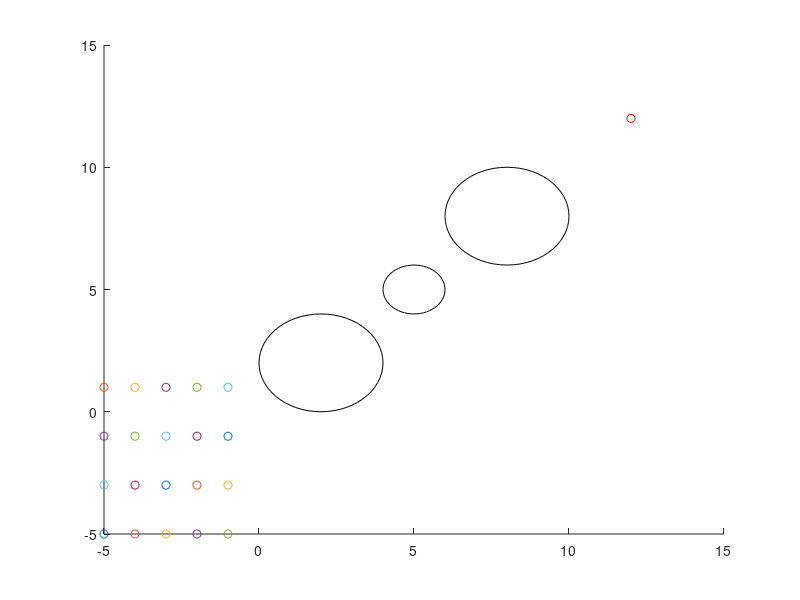

Write MATLAB code to recreate this figure. (Note: this script raises an error after producing the figure.)
%% -- Main Call ---
close all;
clear all;
clc;

% Parameters
a_m = 1;   % Amplitude of the move-to-goal force; affects the strength of the attraction towards the goal
b_m = 3;   % Distance at which the move-to-goal force starts to diminish; beyond this distance, the force remains constant

a_0 = 1;   % Amplitude of the avoid-obstacle force; affects the strength of the repulsion from the obstacles
b_0 = 7;   % Distance at which the avoid-obstacle force starts to diminish; beyond this distance, the force is zero
b_f = 2;   % Distance at which the avoid-obstacle force reaches its maximum value; below this distance, the force is zero

a_f = 1;   % Amplitude of the follow-wall force; affects the strength of the attraction towards the wall when wall-following behavior is active

movement_speed = 0.05;

% Robot positions
robot_positions = [
    -5, -5;
    -4, -5;
    -3, -5;
    -2, -5;
    -1, -5;
    -5, -3;
    -4, -3;
    -3, -3;
    -2, -3;
    -1, -3;
    -5, -1;
    -4, -1;
    -3, -1;
    -2, -1;
    -1, -1;
    -5,  1;
    -4,  1;
    -3,  1;
    -2,  1;
    -1,  1;
    ];
num_robots = size(robot_positions, 1);
x_i = robot_positions(:, 1);
y_i = robot_positions(:, 2);
agent_colors = lines(num_robots);

% Goal positions
x_t = 12;
y_t = 12;

% Obstacles (x_o, y_o, radius)
obstacles = [
    2, 2, 2;
    5, 5, 1;
    8, 8, 2
    ];

% Simulation steps
steps = 1200;

% Initialize plot
figure;
hold on;
xlim([-5, 15]);
ylim([-5, 15]);
plot_handles = zeros(num_robots, 1);
for i = 1:num_robots
    plot_handles(i) = plot(x_i(i), y_i(i), 'o', 'Color', agent_colors(i, :));
end
plot(x_t, y_t, 'ro');
for obs = obstacles'
    rectangle('Position', [obs(1) - obs(3), obs(2) - obs(3), obs(3) * 2, obs(3) * 2], 'Curvature', 1);
end


%% --- Movement Loop ---
for step = 1:steps
    for i = 1:num_robots
        % Calculate move_to_goal vector for each robot
        V_move_to_goal = move_to_goal_vector(x_i(i), y_i(i), x_t, y_t);

        % Calculate nearest obstacle and distance
        [x_o, y_o, d_0] = nearest_obstacle(x_i(i), y_i(i), obstacles);

        % Calculate avoid_obstacle vector for each robot
        V_avoid_obstacle = avoid_obstacle_vector(x_i(i), y_i(i), x_o, y_o, V_move_to_goal);

        % Calculate follow_wall vector
        V_follow_wall = follow_wall_vector(x_i(i), y_i(i), x_o, y_o);

        % Calculate control parameters
        f1 = control_parameter_f1(d_0, a_m, b_m);
        f2 = control_parameter_f2(d_0, a_0, b_0, b_f);
        f3 = control_parameter_f3(a_f, V_avoid_obstacle, V_follow_wall);

        % Calculate direction vector
        V_direction = f1 * V_move_to_goal + f2 * V_avoid_obstacle + f3 * V_follow_wall;

        % Normalize and update position
        V_direction = movement_speed * (V_direction / norm(V_direction));
        x_i(i) = x_i(i) + V_direction(1);
        y_i(i) = y_i(i) + V_direction(2);

        % Update the position of the marker directly
        set(plot_handles(i), 'XData', x_i(i), 'YData', y_i(i));
    end

    % Break if reached goal
    if norm([x_t - x_i(i), y_t - y_i(i)]) <= 0.5
        break
    end

    drawnow;
end


%% --- Function Definition ---

function V = move_to_goal_vector(x_i, y_i, x_t, y_t)
V = [x_t - x_i; y_t - y_i] ./ norm([x_t - x_i; y_t - y_i]);
end


function [x_o, y_o, d_0] = nearest_obstacle(x_i, y_i, obstacles)
% Calculate distances from each obstacle to robot
robot_position = [x_i, y_i];
distances = arrayfun(@(x, y, r) sqrt((x - robot_position(1))^2 + (y - robot_position(2))^2) - r, obstacles(:, 1), obstacles(:, 2), obstacles(:, 3));

% Find the nearest obstacle and its distance
[d_0, idx] = min(distances);
x_o = obstacles(idx, 1);
y_o = obstacles(idx, 2);
end


function V = avoid_obstacle_vector(x_i, y_i, x_o, y_o, V_move_to_goal)
robot_to_obstacle = [x_o - x_i; y_o - y_i];
sign_pm = sign(dot(V_move_to_goal, robot_to_obstacle, 1));
V = (1 / norm(robot_to_obstacle)) * [sign_pm * (y_o - y_i); -sign_pm * (x_o - x_i)];
end


function V = follow_wall_vector(x_i, y_i, x_o, y_o)
sign_pm = 1; % Change this based on the relationship between the robot's moving direction and the obstacles
V = (1 / sqrt((x_o - x_i).^2 + (y_o - y_i).^2)) * [sign_pm * (y_o - y_i); -sign_pm * (x_o - x_i)];
end


function f1 = control_parameter_f1(d_m, a_m, b_m)
if d_m > b_m
    f1 = a_m;
else
    f1 = a_m * (d_m / b_m);
end
end


function f2 = control_parameter_f2(d_0, a_0, b_0, b_f)
if d_0 > b_0 || d_0 < b_f
    f2 = 0;
else
    f2 = a_0 * (d_0 / (b_f - b_0) + b_0 / (b_0 - b_f));
end
end


function f3 = control_parameter_f3(a_f, V_avoid_obstacle, V_follow_wall)
% Implement wall-following conditions here
wall_following_on = true; % Change this based on the conditions for wall-following behavior

if wall_following_on
    f3 = a_f;
else
    f3 = 0;
end
end
